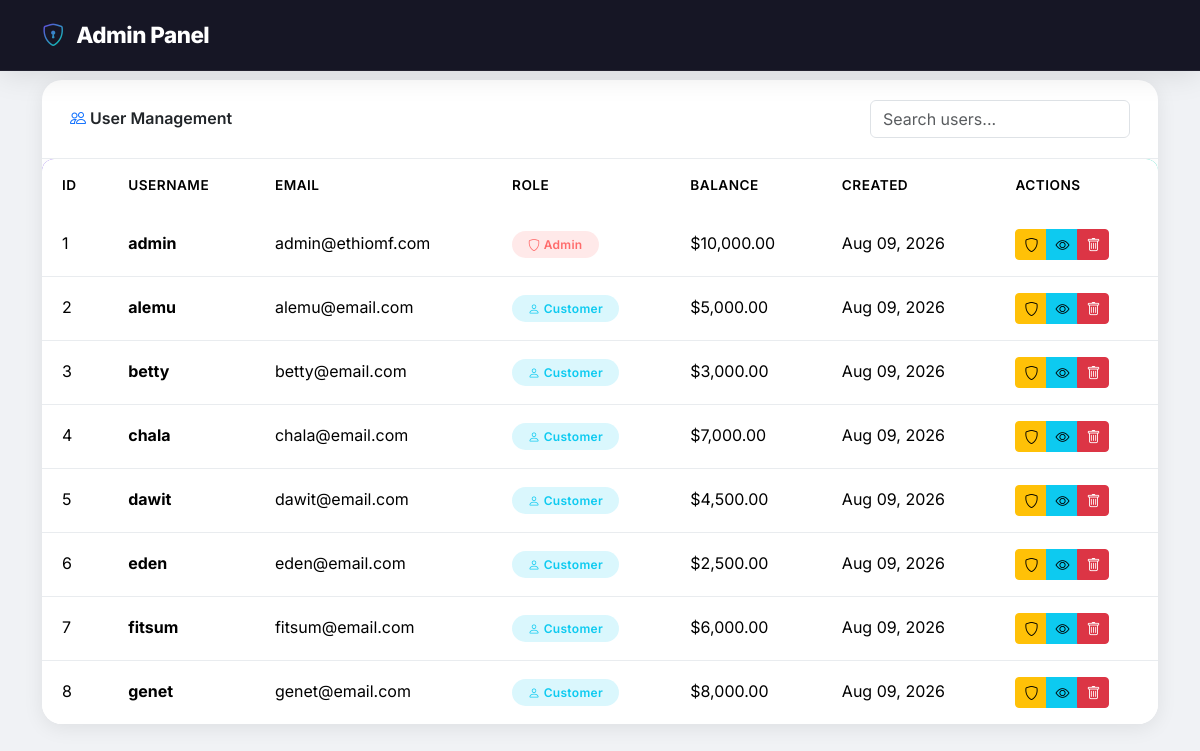
/admin/manage_users.php (signed in), run on the app's committed database.
### tables this page shows
CREATE TABLE users (
    id INT AUTO_INCREMENT PRIMARY KEY,
    username VARCHAR(50) UNIQUE,
    password VARCHAR(255),
    email VARCHAR(100),
    role VARCHAR(20) DEFAULT 'customer',
    account_balance DECIMAL(10,2) DEFAULT 0.00,
    created_at TIMESTAMP DEFAULT CURRENT_TIMESTAMP,
    last_login TIMESTAMP NULL,
    is_active BOOLEAN DEFAULT TRUE
);

### admin/manage_users.php (the view, shortened to what this page needs)
<?php
include_once '../config/database.php';
$users = mysqli_query($conn, "SELECT * FROM users");
?>
<!DOCTYPE html>
<html lang="en">
<head>
    <link href="https://cdn.jsdelivr.net/npm/bootstrap@5.3.2/dist/css/bootstrap.min.css" rel="stylesheet">
    <link rel="stylesheet" href="../assets/css/style.css">
</head>
<body>
    <nav class="navbar navbar-expand-lg navbar-modern fixed-top">
        <div class="container">
            <a class="navbar-brand" href="dashboard.php">
                <i class="bi bi-shield-lock"></i> Admin Panel
            </a>
        </div>
    </nav>
    <div class="dashboard-wrapper">
        <div class="container">
            <div class="card-modern fade-in-up">
                <div class="card-header d-flex justify-content-between align-items-center flex-wrap gap-2">
                    <span><i class="bi bi-people text-primary"></i> User Management</span>
                    <input type="text" class="form-control search-input w-auto" placeholder="Search users..." style="min-width: 200px;">
                </div>
                <div class="card-body p-0">
                    <div class="table-responsive">
                        <table class="table table-modern mb-0">
                            <thead>
                                <tr>
                                    <th>ID</th>
                                    <th>Username</th>
                                    <th>Email</th>
                                    <th>Role</th>
                                    <th>Balance</th>
                                    <th>Created</th>
                                    <th>Actions</th>
                                </tr>
                            </thead>
                            <tbody>
                                <?php while($user = mysqli_fetch_assoc($users)): ?>
                                <tr>
                                    <td><?php echo $user['id']; ?></td>
                                    <td><strong><?php echo $user['username']; ?></strong></td>
                                    <td><?php echo $user['email']; ?></td>
                                    <td>
                                        <?php if($user['role'] == 'admin'): ?>
                                            <span class="badge-modern danger">
                                                <i class="bi bi-shield"></i> Admin
                                            </span>
                                        <?php else: ?>
                                            <span class="badge-modern info">
                                                <i class="bi bi-person"></i> Customer
                                            </span>
                                        <?php endif; ?>
                                    </td>
                                    <td>$<?php echo number_format($user['account_balance'], 2); ?></td>
                                    <td><?php echo date('M d, Y', strtotime($user['created_at'])); ?></td>
                                    <td>
                                        <div class="btn-group" role="group">
                                            <a href="?action=make_admin&id=<?php echo $user['id']; ?>"
                                               class="btn btn-sm btn-warning" title="Make Admin">
                                                <i class="bi bi-shield"></i>
                                            </a>
                                            <a href="../modules/users/profile.php?view=<?php echo $user['id']; ?>"
                                               class="btn btn-sm btn-info" title="View Profile">
                                                <i class="bi bi-eye"></i>
                                            </a>
                                            <a href="?action=delete&id=<?php echo $user['id']; ?>"
                                               class="btn btn-sm btn-danger confirm-delete" title="Delete User">
                                                <i class="bi bi-trash"></i>
                                            </a>
                                        </div>
                                    </td>
                                </tr>
                                <?php endwhile; ?>
                            </tbody>
                        </table>
                    </div>
                </div>
            </div>
        </div>
    </div>
</body>
</html>

### assets/css/style.css (style rules this page uses)
:root { --primary: #6C3CE1; --primary-dark: #5A2FC7; --primary-light: #8B6FE8; --secondary: #00D4AA; --accent: #FF6B6B; --dark: #0A0A1A; --dark-light: #1A1A2E; --gray-100: #F8F9FA; --gray-200: #E9ECEF; --gray-300: #DEE2E6; --gray-400: #CED4DA; --gray-500: #ADB5BD; --gray-600: #6C757D; --gray-700: #495057; --gray-800: #343A40; --gray-900: #212529; --gradient-primary: linear-gradient(135deg, #6C3CE1 0%, #00D4AA 100%); --gradient-dark: linear-gradient(135deg, #0A0A1A 0%, #1A1A2E 100%); --gradient-card: linear-gradient(135deg, rgba(108, 60, 225, 0.05) 0%, rgba(0, 212, 170, 0.05) 100%); --shadow-sm: 0 2px 8px rgba(0, 0, 0, 0.05); --shadow-md: 0 4px 20px rgba(0, 0, 0, 0.08); --shadow-lg: 0 8px 40px rgba(0, 0, 0, 0.12); --shadow-xl: 0 16px 60px rgba(0, 0, 0, 0.15); --radius-sm: 8px; --radius-md: 12px; --radius-lg: 20px; --radius-xl: 28px; --transition: all 0.3s cubic-bezier(0.4, 0, 0.2, 1); }
* { margin: 0; padding: 0; box-sizing: border-box; }
body { font-family: 'Inter', -apple-system, BlinkMacSystemFont, sans-serif; background: #F0F2F5; color: var(--gray-900); line-height: 1.6; overflow-x: hidden; }
.fade-in-up { animation: fadeInUp 0.6s ease forwards; }
.navbar-modern { background: rgba(10, 10, 26, 0.95); backdrop-filter: blur(20px); -webkit-backdrop-filter: blur(20px); border-bottom: 1px solid rgba(255, 255, 255, 0.05); padding: 12px 0; box-shadow: 0 4px 30px rgba(0, 0, 0, 0.1); }
.navbar-modern .navbar-brand { font-weight: 800; font-size: 1.4rem; color: #fff !important; letter-spacing: -0.5px; }
.navbar-modern .navbar-brand i { background: var(--gradient-primary); -webkit-background-clip: text; -webkit-text-fill-color: transparent; margin-right: 8px; }
.card-modern { background: #FFFFFF; border: none; border-radius: var(--radius-lg); box-shadow: var(--shadow-md); transition: var(--transition); overflow: hidden; }
.card-modern .card-header { background: transparent; border-bottom: 1px solid var(--gray-200); padding: 20px 28px; font-weight: 600; }
.card-modern .card-body { padding: 28px; }
.table-modern { border-radius: var(--radius-md); overflow: hidden; box-shadow: var(--shadow-sm); }
.table-modern thead { background: var(--gradient-primary); color: #fff; }
.table-modern thead th { padding: 16px 20px; font-weight: 600; font-size: 0.85rem; text-transform: uppercase; letter-spacing: 0.5px; border: none; }
.table-modern tbody td { padding: 16px 20px; border-bottom: 1px solid var(--gray-200); vertical-align: middle; }
.table-modern tbody tr { transition: var(--transition); }
.table-modern tbody tr:last-child td { border-bottom: none; }
.badge-modern { padding: 6px 16px; border-radius: 50px; font-weight: 600; font-size: 0.75rem; letter-spacing: 0.3px; }
.badge-modern.danger { background: rgba(255, 107, 107, 0.15); color: var(--accent); }
.badge-modern.info { background: rgba(13, 202, 240, 0.15); color: #0DCAF0; }
.dashboard-wrapper { padding-top: 80px; min-height: 100vh; background: #F0F2F5; }

### data on the page
users: id "1", username "admin", email "admin@ethiomf.com", role "admin" (drawn), account_balance "10,000.00", created_at "Aug 09, 2026"
users: id "2", username "alemu", email "alemu@email.com", role "customer" (drawn), account_balance "5,000.00", created_at "Aug 09, 2026"
users: id "3", username "betty", email "betty@email.com", role "customer" (drawn), account_balance "3,000.00", created_at "Aug 09, 2026"
users: id "4", username "chala", email "chala@email.com", role "customer" (drawn), account_balance "7,000.00", created_at "Aug 09, 2026"
users: id "5", username "dawit", email "dawit@email.com", role "customer" (drawn), account_balance "4,500.00", created_at "Aug 09, 2026"
users: id "6", username "eden", email "eden@email.com", role "customer" (drawn), account_balance "2,500.00", created_at "Aug 09, 2026"
users: id "7", username "fitsum", email "fitsum@email.com", role "customer" (drawn), account_balance "6,000.00", created_at "Aug 09, 2026"
users: id "8", username "genet", email "genet@email.com", role "customer" (drawn), account_balance "8,000.00", created_at "Aug 09, 2026"
